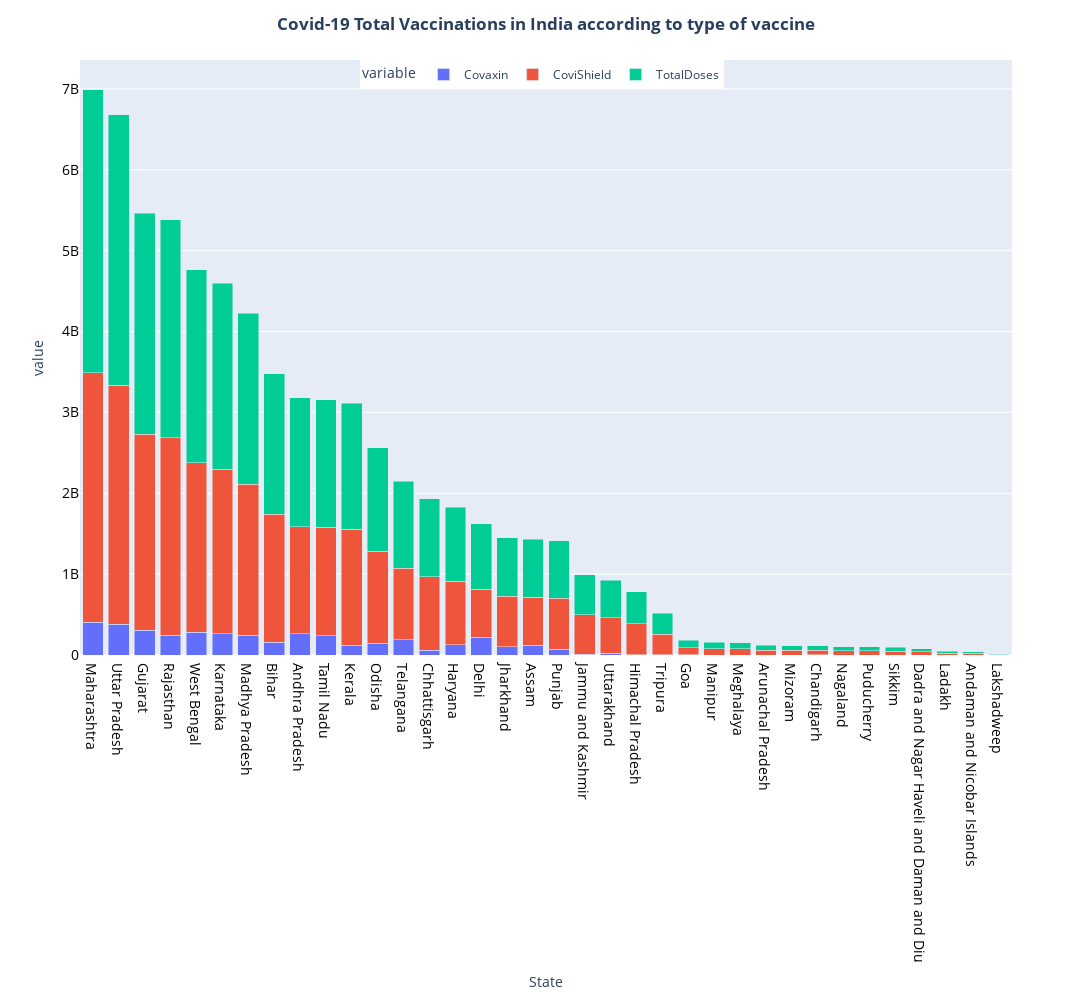

Write notebook code for a chart like this one.
### Code cell
fig = px.bar(covidVaccine_2, x="State", y=["Covaxin", "CoviShield",'TotalDoses'])

fig.update_layout(barmode='stack',legend_orientation="h",legend=dict(x= 0.3, y=1.0),
                  xaxis={'categoryorder':'total descending'},
                 title_text='<b>Covid-19 Total Vaccinations in India according to type of vaccine<b>',
                  title_x=0.5,
                  width= 1100,
                  height= 1000
                 )
fig.update_xaxes(tickfont=dict(color='black', size=14))
fig.update_yaxes(tickfont=dict(color='black', size=14))
fig.show()

### Figure 1 — Plotly figure (JSON) as saved in the notebook; plotly's stock layout.template omitted (floating-point values rounded to 4 significant figures)
{"data": [{"alignmentgroup": "True", "hovertemplate": "variable=Covaxin<br>State=%{x}<br>value=%{y}<extra></extra>", "legendgroup": "Covaxin", "marker": {"color": "#636efa", "pattern": {"shape": ""}}, "name": "Covaxin", "offsetgroup": "Covaxin", "orientation": "v", "showlegend": true, "textposition": "auto", "type": "bar", "x": ["Andaman and Nicobar Islands", "Andhra Pradesh", "Arunachal Pradesh", "Assam", "Bihar", "Chandigarh", "Chhattisgarh", "Dadra and Nagar Haveli and Daman and Diu", "Delhi", "Goa", "Gujarat", "Haryana", "Himachal Pradesh", "Jammu and Kashmir", "Jharkhand", "Karnataka", "Kerala", "Ladakh", "Lakshadweep", "Madhya Pradesh", "Maharashtra", "Manipur", "Meghalaya", "Mizoram", "Nagaland", "Odisha", "Puducherry", "Punjab", "Rajasthan", "Sikkim", "Tamil Nadu", "Telangana", "Tripura", "Uttar Pradesh", "Uttarakhand", "West Bengal"], "xaxis": "x", "y": [0, 263695249, 1820, 118720291, 156807520, 117678, 57309565, 1072, 218692040, 1469705, 307771021, 129521424, 106196, 10689044, 101754584, 260352181, 121110027, 910, 75, 242969922, 407481575, 743, 2275, 137, 3736, 144665930, 10324, 73123941, 246809265, 3239, 240280582, 191325530, 2928848, 381441691, 21899227, 279383416], "yaxis": "y"}, {"alignmentgroup": "True", "hovertemplate": "variable=CoviShield<br>State=%{x}<br>value=%{y}<extra></extra>", "legendgroup": "CoviShield", "marker": {"color": "#EF553B", "pattern": {"shape": ""}}, "name": "CoviShield", "offsetgroup": "CoviShield", "orientation": "v", "showlegend": true, "textposition": "auto", "type": "bar", "x": ["Andaman and Nicobar Islands", "Andhra Pradesh", "Arunachal Pradesh", "Assam", "Bihar", "Chandigarh", "Chhattisgarh", "Dadra and Nagar Haveli and Daman and Diu", "Delhi", "Goa", "Gujarat", "Haryana", "Himachal Pradesh", "Jammu and Kashmir", "Jharkhand", "Karnataka", "Kerala", "Ladakh", "Lakshadweep", "Madhya Pradesh", "Maharashtra", "Manipur", "Meghalaya", "Mizoram", "Nagaland", "Odisha", "Puducherry", "Punjab", "Rajasthan", "Sikkim", "Tamil Nadu", "Telangana", "Tripura", "Uttar Pradesh", "Uttarakhand", "West Bengal"], "xaxis": "x", "y": [20511428, 1323987110, 60800520, 597082285, 1582599853, 56145302, 909554256, 38172816, 592068871, 90655057, 2420791163, 782914023, 389422909, 485074945, 623347104, 2035227559, 1434197931, 23240760, 5417951, 1867868439, 3084927597, 79216636, 74712550, 57761789, 51477504, 1136848204, 49919498, 631604429, 2442166197, 46663770, 1337448910, 881185368, 254641197, 2955198559, 440878712, 2099640463], "yaxis": "y"}, {"alignmentgroup": "True", "hovertemplate": "variable=TotalDoses<br>State=%{x}<br>value=%{y}<extra></extra>", "legendgroup": "TotalDoses", "marker": {"color": "#00cc96", "pattern": {"shape": ""}}, "name": "TotalDoses", "offsetgroup": "TotalDoses", "orientation": "v", "showlegend": true, "textposition": "auto", "type": "bar", "x": ["Andaman and Nicobar Islands", "Andhra Pradesh", "Arunachal Pradesh", "Assam", "Bihar", "Chandigarh", "Chhattisgarh", "Dadra and Nagar Haveli and Daman and Diu", "Delhi", "Goa", "Gujarat", "Haryana", "Himachal Pradesh", "Jammu and Kashmir", "Jharkhand", "Karnataka", "Kerala", "Ladakh", "Lakshadweep", "Madhya Pradesh", "Maharashtra", "Manipur", "Meghalaya", "Mizoram", "Nagaland", "Odisha", "Puducherry", "Punjab", "Rajasthan", "Sikkim", "Tamil Nadu", "Telangana", "Tripura", "Uttar Pradesh", "Uttarakhand", "West Bengal"], "xaxis": "x", "y": [20544408, 1591678440, 60937297, 716389018, 1741293449, 56296840, 968123302, 38189479, 812558419, 92189542, 2732064385, 914454410, 390132586, 496053428, 725794786, 2300517146, 1557893825, 23263011, 5420101, 2113537548, 3497245417, 79267718, 74782607, 57871495, 51615403, 1283935962, 49955717, 705467577, 2692747175, 46704569, 1579203134, 1078473591, 257959864, 3342846470, 463276486, 2382596869], "yaxis": "y"}], "layout": {"barmode": "stack", "height": 1000, "legend": {"orientation": "h", "title": {"text": "variable"}, "tracegroupgap": 0, "x": 0.3, "y": 1}, "margin": {"t": 60}, "title": {"text": "<b>Covid-19 Total Vaccinations in India according to type of vaccine<b>", "x": 0.5}, "width": 1100, "xaxis": {"anchor": "y", "categoryorder": "total descending", "domain": [0, 1], "tickfont": {"color": "black", "size": 14}, "title": {"text": "State"}}, "yaxis": {"anchor": "x", "domain": [0, 1], "tickfont": {"color": "black", "size": 14}, "title": {"text": "value"}}}}
